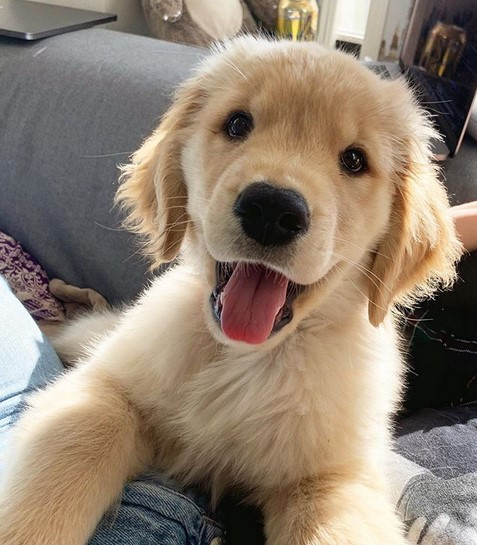
//> input picture K-means/cane.jpg, 477 x 545 px
$ ./k-means cane.jpg 3   (built with g++ and OpenCV 4)
//> lines starting //> are read from the running program, lines starting //| are printed output that depends on the picture; after the words box and inside, x2 and y2 are one past the last pixel; in counts of white or black regions, pixels touching at a corner belong together
#include <opencv2/opencv.hpp>
#include <iostream>
#include <ctime>
using namespace std;
using namespace cv;

vector<Scalar> center;
vector<vector<Point>> cluster;
const int th = 0.1;


void initialize_cluster(Mat img, int n) {

for(int i = 0; i < n; i++) {

center.push_back(img.at<Vec3b>(rand()%img.rows,rand()%img.cols));

vector<Point> vec;
cluster.push_back(vec);

}

}

double compute_distance(Scalar a, Scalar b) {

double diff = pow(a[0]-b[0],2) + pow(a[1]-b[1],2) + pow(a[2]-b[2],2);

return sqrt(diff);


}


void find_cluster(Mat img, int n) {


for(int i = 0; i < img.rows; i++) {
 for(int j = 0; j < img.cols; j++) {
 double dist = 0, min_dist = INFINITY;
 int index;
  for(int k = 0; k < n; k++) {
   dist = compute_distance(center[k],img.at<Vec3b>(i,j));

   if(dist < min_dist) {
    min_dist = dist;
    index = k;
   }
  }
    cluster.at(index).push_back(Point(j,i));
  }
 }
}

double calculate_center(Mat img, int n, double &oldC, double &newC) {

double Bdiff = 0, Gdiff = 0, Rdiff = 0, diff = 0;
for(int i = 0; i < n; i++) {
 for(int j = 0; j < cluster.at(i).size(); j++) {

  Bdiff += img.at<Vec3b>(cluster.at(i).at(j))[0];
  Gdiff += img.at<Vec3b>(cluster.at(i).at(j))[1];
  Rdiff += img.at<Vec3b>(cluster.at(i).at(j))[2];
 }

 Bdiff /= cluster.at(i).size();
 Gdiff /= cluster.at(i).size();
 Rdiff /= cluster.at(i).size();

 //newC += compute_distance(oldC,Scalar(Bdiff,Gdiff,Rdiff));
 center.push_back(Scalar(Bdiff,Gdiff,Rdiff));

}

  //newC /= n;
  diff = abs(oldC-newC);
  oldC = newC;

 return diff;


}


void show_output(Mat img, int n) {

for(int i = 0; i < n; i++) {
 Scalar color(rand()%255,rand()%255,rand()%255);
 for(int j = 0; j < cluster.at(i).size(); j++) {
 img.at<Vec3b>(cluster.at(i).at(j))[0] = color[0];
 img.at<Vec3b>(cluster.at(i).at(j))[1] = color[1];
 img.at<Vec3b>(cluster.at(i).at(j))[2] = color[2];
 }
}

 imshow("Immagine clusterizzata",img);
 waitKey(0);


}


int main(int argc, char **argv) {

srand(time(NULL));

Mat img = imread(argv[1],IMREAD_COLOR);
//> img is the input picture: 545 rows x 477 cols, CV_8UC3; mean B, G, R 112.9, 128.6, 143.8

if(img.empty()) {

cout<<"Immagine non caricata correttamente"<<endl;
exit(-1);

}

int n = atoi(argv[2]);
//> n = 3
imshow("Immagine originale",img);
waitKey(0);

double oldC = INFINITY, newC = 0;
double diff = oldC-newC;
initialize_cluster(img,n);
//> the loop in initialize_cluster, `for(int i = 0; i < n; i++)` made 3 passes

while(diff > th) {
for(int i = 0; i < n; i++)
cluster.at(i).clear();

newC = 0;
find_cluster(img,n);
diff = calculate_center(img,n,oldC,newC);
}
//> this loop made 2 passes
//> (diff, oldC) on pass 1: (inf, 0)
//> (diff in calculate_center, oldC in calculate_center, diff) on pass 2: (0, 0, 0)
//> after the loop, cluster = 3 contours; box (x1, y1, x2, y2) and area: (0, 0, 477, 545) 39948, (0, 0, 477, 545) 18581, (0, 0, 477, 545) 8308

show_output(img,n);
//> the loop in show_output, `for(int i = 0; i < n; i++)` made 3 passes
//> after the loop in show_output, `for(int i = 0; i < n; i++)`:
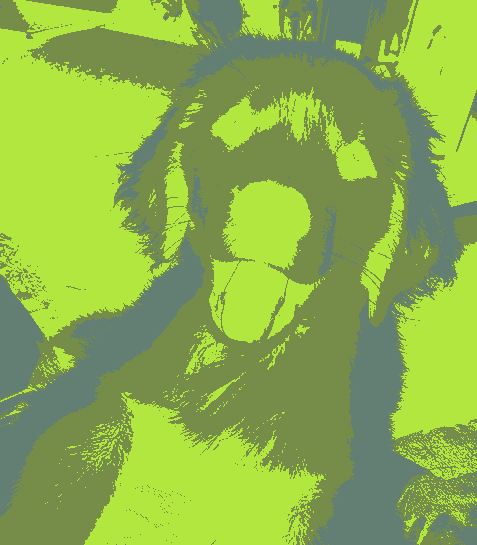
//> img: 545 rows x 477 cols, CV_8UC3; mean B, G, R 75.7, 176.3, 139.6

return 0;


}
